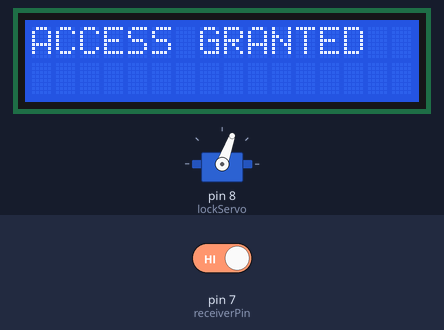
The sketch below on a simulated Arduino Uno, built with avr-gcc and run on an emulated ATmega328P. On the bench: 16×2 character LCD, servo. The inputs (shaded band) are chosen by the test bench; at power-on: pin 7 (receiverPin) HIGH.

Above: at 1.2 s.
1.3 s: pin 7 (receiverPin) driven LOW
At 10.6 s:
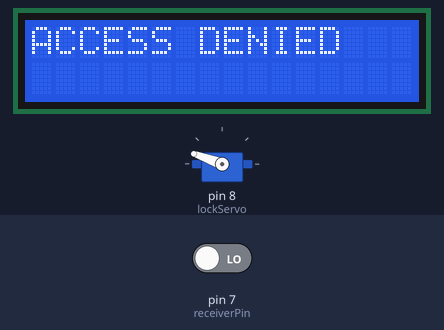
11.6 s: pin 7 (receiverPin) driven HIGH
At 13.3 s:
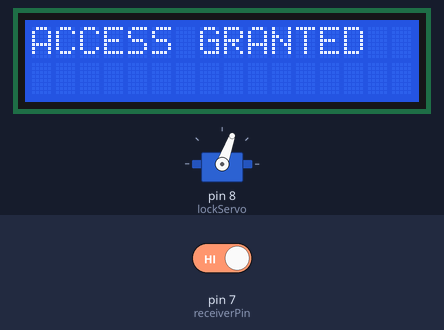
Timing chart, 0 to 14.8 s (numbered marks = the images above; inputs shaded):
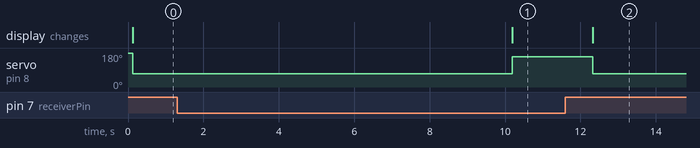

The sketch:

Servoino.ino
```cpp
#include <LiquidCrystal.h> //Include the LCD library
#include <Servo.h>
// constants won't change. They're used here to
// set pin numbers:
const int receiverPin = 7;
int receiverState;
int flag = 0; //'flag' variable, used to indicate whether the intial message has already been printed
LiquidCrystal lcd(12, 11, 5, 4, 3, 2); // these are the pins connected to the display.
Servo lockServo;
void setup() //Runs once when the board is powered up
{
pinMode(receiverPin, INPUT);
//How columns, rows
lcd.begin(16,2);
//start with blank screen
lcd.clear();
//set cursor to column 0, row 0
lcd.setCursor(0,0);
lockServo.attach(8);
lockServo.write(180);
}
// End of the setup. Now moving to the loop, the main function of Arduino.
void loop()
{
receiverState = digitalRead(receiverPin); // read the state of the pushbutton value:
if (receiverState == LOW)
{
//Reset the LCD display
lcd.begin(16,2); //columns, rows
lcd.setCursor(0,0); //set cursor to column 0, row 0
lcd.print("ACCESS DENIED");
lockServo.write(160);
delay(1000);
}
else
{
lcd.begin(16,2); //columns, rows
lcd.setCursor(0,0); //set cursor to column 0, row 0
lcd.print("ACCESS GRANTED");
lockServo.write(70);
delay(10000);
}
}
```

Measured:
- after the input at 1.3 s, servo on pin 8 (lockServo): 70° → 160° after 8.9 s; the display: changes after 8.9 s (image 1)
- after the input at 11.6 s, servo on pin 8 (lockServo): 160° → 70° after 0.72 s; the display: changes after 0.72 s (image 2)
